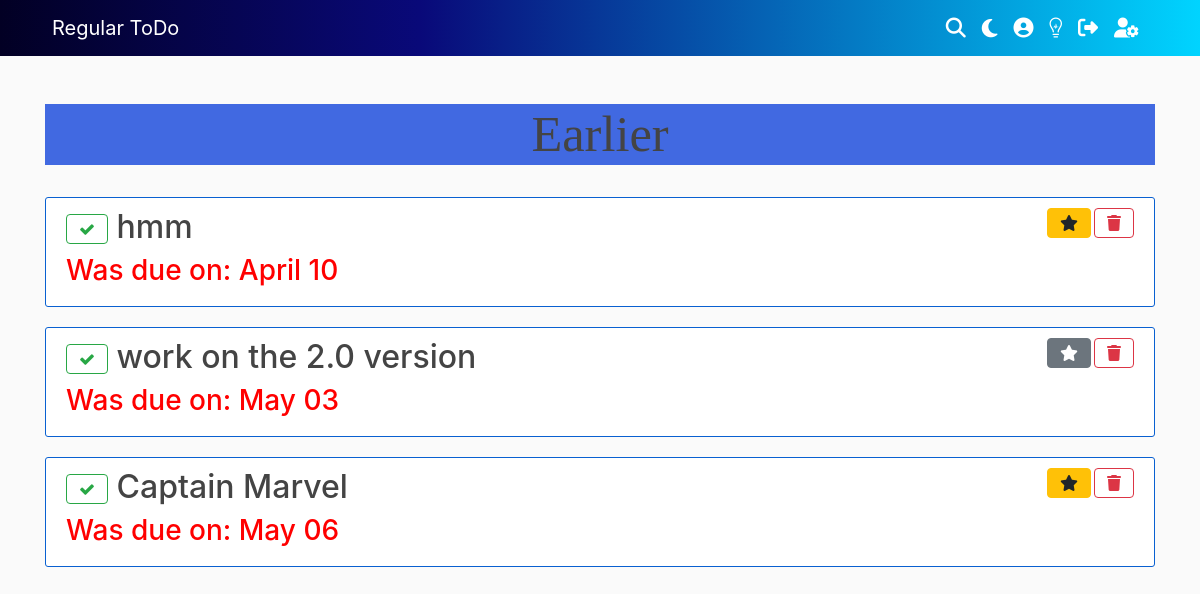
The app's page /todo/next_up/ (signed in), older data.
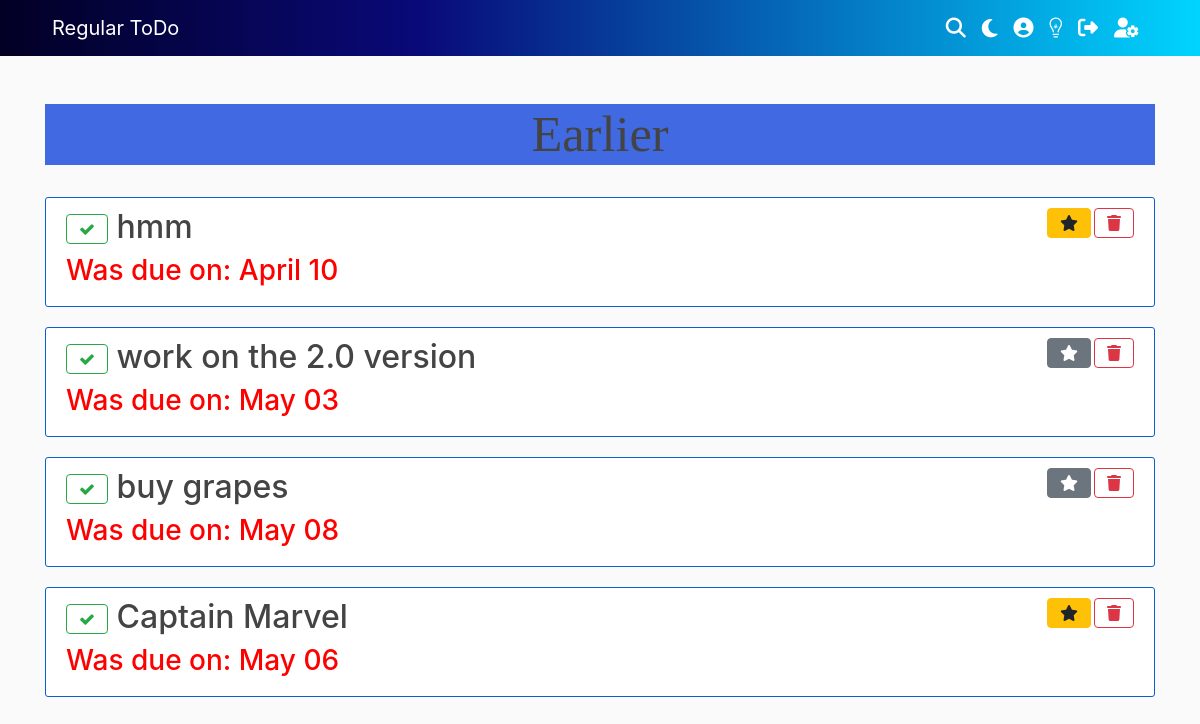
The same page, newer data.
### ToDo/models.py (models this page shows, shortened)
class ToDo(models.Model):
    title = models.CharField(max_length=100)
    parent_list = models.ForeignKey(
        TaskList, on_delete=models.CASCADE, null=True)
    date_created = models.DateTimeField(default=timezone.now)
    creator = models.ForeignKey(User, on_delete=models.CASCADE)
    is_checked = models.BooleanField(default=False)
    due_date = models.DateTimeField(null=True, blank=True)
    due_date_color = models.CharField(max_length=100, null=True, blank=True)
    num_of_subtasks = models.IntegerField(default=0)
    date_completed = models.DateTimeField(null=True, blank=True)
    has_notes = models.BooleanField(default=False)
    important = models.BooleanField(default=False)

### ToDo/views.py (the view)
# urls.py: path('todo/next_up/', ToDoNextUpView.as_view(), name="todo-next-up"),
class ToDoNextUpView(LoginRequiredMixin, ListView):
    model = ToDo
    template_name = "ToDo/Next-Up Pages/next_up.html"
    ordering = ["-due_date"]
    context_object_name = "todos"
    def get_queryset(self):
        query_set = []
        for todo in ToDo.objects.filter(creator=self.request.user, is_checked=False):
            if todo.due_date is not None:
                query_set.append(todo)
        return query_set
    def get_context_data(self, **kwargs):
        context = super().get_context_data(**kwargs)
        today = datetime.datetime.now()
        tomorrow = today + datetime.timedelta(days=1)
        todos_earlier = []
        todos_today = []
        todos_tomorrow = []
        todos_later = []
        for todo in ToDo.objects.filter(creator=self.request.user, is_checked=False):
            if todo.due_date is not None:
                if todo.due_date.date() == today.date():
                    todos_today.append(todo)
                elif todo.due_date.date() == tomorrow.date():
                    todos_tomorrow.append(todo)
                elif todo.due_date.date() < today.date():
                    todos_earlier.append(todo)
                elif todo.due_date.date() > tomorrow.date():
                    todos_later.append(todo)
        context["todos_earlier"] = todos_earlier
        context["todos_today"] = todos_today
        context["todos_tomorrow"] = todos_tomorrow
        context["todos_later"] = todos_later
        return context

### ToDo/templates/ToDo/Next-Up Pages/next_up.html (shortened to what this page needs)
{% extends "ToDo/base.html" %}
{% block content %}
{% load crispy_forms_tags %}
{% if todos_earlier %}
    <center><h1 style="font-family: Cambria, Cochin, Georgia, Times, 'Times New Roman', serif; font-size: 5ch; background-color: royalblue;">Earlier</h1></center>
    <br>
    {% include "ToDo/Next-Up Pages/todos_earlier.html" with todos=todos_earlier %}
    <br><br>
{% endif %}
{% endblock content %}

### ToDo/templates/ToDo/Next-Up Pages/todos_earlier.html
{% extends "ToDo/Next-Up Pages/next_up_generic.html" %}
{% block due %}
<h3 style="color:red">
    Was due on: {{ todo.due_date|date:"F d" }}
</h3>
{% endblock due %}

### ToDo/templates/ToDo/Next-Up Pages/next_up_generic.html (shortened to what this page needs)
{% for todo in todos %}
    <article class="content-section" id="todo-item-{{ todo.pk }}">
        <div class="media-body full-content">
            <h2>
                <button onclick="toggleTodo({{ todo.pk }}, 'check', 'other')" class="btn btn-outline-success">
                    <i class="fa fa-check"></i>
                </button>
                <a id="todo-title-{{ todo.pk }}" style="overflow: hidden; text-overflow: ellipsis;" href="{% url 'todo-detailed' todo.title todo.pk %}"
                    class="article-title">
                    {{ todo.title }}
                </a>
                <button data-toggle="modal" data-target="#exampleModalCenter{{ todo.pk }}" style="float: right;"
                    class="btn btn-outline-danger">
                    <i class="fas fa-trash"></i>
                </button>
                {% if not todo.important %}
                    <button id="todo-important-{{ todo.pk }}" onclick="toggleImportant({{ todo.pk }}, 'mark')"
                        style="float: right; margin-right:3px" class="btn btn-secondary">
                        <i class="fas fa-star"></i>
                    </button>
                {% else %}
                    <button id="todo-important-{{ todo.pk }}" onclick="toggleImportant({{ todo.pk }}, 'unmark')"
                        style="float: right; margin-right:3px" class="btn btn-warning">
                        <i class="fas fa-star"></i>
                    </button>
                {% endif %}
            </h2>
            {% block due %}{% endblock %}
        </div>
    </article>
{% endfor %}

Row changes from the older to the newer data that the page shows:
now on this page (row edited): ToDo: title "buy grapes", due_date "May 08"
